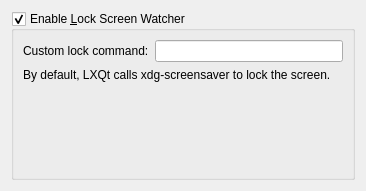
<?xml version="1.0" encoding="UTF-8"?>
<ui version="4.0">
 <class>LockScreenSettings</class>
 <widget class="QWidget" name="LockScreenSettings">
  <property name="geometry">
   <rect>
    <x>0</x>
    <y>0</y>
    <width>366</width>
    <height>191</height>
   </rect>
  </property>
  <property name="windowTitle">
   <string>Form</string>
  </property>
  <layout class="QVBoxLayout" name="verticalLayout">
   <item>
    <widget class="QGroupBox" name="lockScreenGroupBox">
     <property name="title">
      <string>Enable &amp;Lock Screen Watcher</string>
     </property>
     <property name="checkable">
      <bool>true</bool>
     </property>
     <layout class="QFormLayout" name="formLayout">
      <item row="1" column="0">
       <widget class="QLabel" name="lockCommandLabel">
        <property name="text">
         <string>Custom lock command:</string>
        </property>
       </widget>
      </item>
      <item row="1" column="1">
       <widget class="QLineEdit" name="lockCommandLineEdit"/>
      </item>
      <item row="2" column="0" colspan="2">
       <widget class="QLabel" name="label">
        <property name="text">
         <string>By default, LXQt calls xdg-screensaver to lock the screen.</string>
        </property>
       </widget>
      </item>
     </layout>
    </widget>
   </item>
  </layout>
 </widget>
 <resources/>
 <connections/>
</ui>
